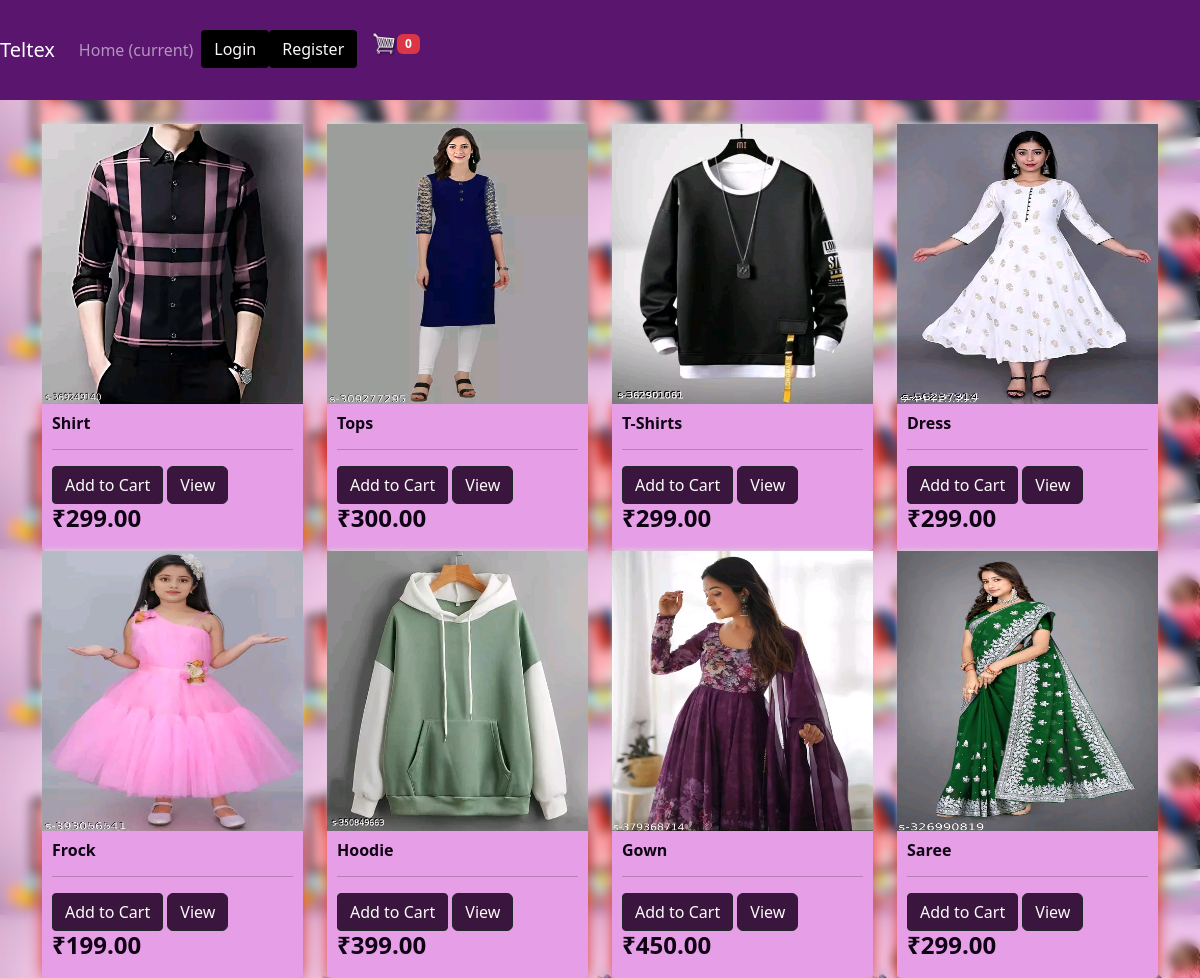
The page / on the database its author committed.
### Store/models.py (models this page shows, shortened)
class Product(models.Model):
    name =models.CharField(max_length=200)
    price = models.DecimalField(max_digits=7, decimal_places=2)
    digital = models.BooleanField(default=False, null=True, blank=False)
    image = models.ImageField(null=True, blank=True)
    @property
    def imageURL(self):
        try:
            url = self.image.url
        except:
            url = ''
        return url

### Store/views.py (the view)
# urls.py: path('',views.store, name = "store"),
def store(request):
    data = cartData(request)
    cartItems = data['cartItems']
    products = Product.objects.all()
    context ={'products':products, 'cartItems':cartItems}
    return render(request, 'store/store.html',context)

### Store/utils.py (called while the page is built, shortened)
def cookieCart(request):
    try:
        cart = json.loads(request.COOKIES['cart'])
    except:
        cart = {}
    print('Cart:', cart)
    items = []
    order = {'get_total_price':0, 'get_total_quantity':0, 'shipping':False}
    cartItems = order['get_total_quantity']
    return{'cartItems':cartItems, 'order':order, 'items':items}

def cartData(request):
    if request.user.is_authenticated:
        customer = request.user.customer
        order, created = Order.objects.get_or_create(customer = customer, cart_complete = False)
        items = order.order_item_set.all()
        cartItems = order.get_total_quantity
    else:
        cookieData = cookieCart(request)
        cartItems = cookieData['cartItems']
        order = cookieData['order']
        items = cookieData['items']
    return{'cartItems':cartItems, 'order':order, 'items':items}

### Store/templates/store/store.html
{% extends 'store/main.html' %}
{% load static %}
{% block content %}
    <div class="row">
        {% for product in products %}
        <div class="col-lg-3">
            <img class="thumbnail" src="{{product.imageURL}}" style="height: 280px;">
            <div class="box-element product">
                <h6><strong>{{product.name}}</strong></h6>
                <hr>
                <button data-product = {{product.id}} data-action="add" class="btn btn-outline-dark add-btn update-cart" style="background-color: rgb(58, 21, 61); color: #fcfcfc; border-radius: 4px;">Add to Cart</button>
		        <a class="btn btn-outline-dark" href="#" style="background-color: rgb(58, 21, 61); color: #fcfafa; border-radius: 6px;">View</a>
		        <h4 style="display: inline-block; float: inherit;"><strong>₹{{product.price|floatformat:2}}</strong></h4>
            </div>
        </div>
        {% endfor %}
    </div>
{% endblock content %}

### Store/templates/store/main.html (shortened to what this page needs)
<!DOCTYPE html>
{% load static %}
<html lang="en">
<head>
    <link href="https://cdn.jsdelivr.net/npm/bootstrap@5.3.2/dist/css/bootstrap.min.css" rel="stylesheet">
    <link rel="stylesheet" type="text/css" href="{% static 'css/main.css' %}">
</head>
<body id="bg" style="background-image: url('static/images/home.jpg');">
    <nav class="navbar navbar-expand-lg navbar-dark bg-dark">
        <a class="navbar-brand" href="{% url 'store' %}">Teltex</a>
        <div class="collapse navbar-collapse" id="navbarSupportedContent">
          <ul class="navbar-nav mr-auto">
            <li class="nav-item active">
              <a class="nav-link" href="{% url 'store' %}">Home <span class="sr-only">(current)</span></a>
            </li>
            {% if request.user.is_authenticated %}
            <li class="nav-item ">
              <a  class="btn" href="{% url 'logout' %}" style="color: #fcf7f7; ">Logout</a>
              </li>
              {% else %}
            <li class="nav-item">
              <a  class="btn" href="{% url 'login' %}" style="color: #fcf7f7;">Login</a>
              </li>
            <li class="nav-item">
              <a class="btn" href="{% url 'register' %}" style="color: #fcf7f7;">Register</a>
              </li>
              {% endif %}
              <li class="nav-item" ><a href="{% url 'cart' %}"> <img id="cart-icon" src="{% static 'images/cart.png' %}"><span class="badge bg-danger">{{cartItems}}</span> </a></a></li>
          </ul>
      </nav>
      <div class="container">
        <br>
        {% block content %}
        {% endblock content %}
      </div>
</body>
</html>

### static/css/main.css (style rules this page uses)
body { background-color: hsl(283, 69%, 87%) }
h1,h2,h3,h4,h5,h6 { color:hsl(278, 89%, 4%); }
.box-element { box-shadow:hsl(0, 72%, 55%) 0 0 16px; background-color: #e69ee6; border-radius: 4px; padding: 10px; }
.thumbnail { width: 100%; height: 200px; -webkit-box-shadow: -1px -3px 5px -2px rgb(10, 10, 10); -moz-box-shadow: -1px -3px 5px -2px rgb(216, 28, 28); box-shadow: -1px -3px 5px -2px rgba(214,214,214,1); }
.product { border-radius: 0 0 4px 4px; }
.bg-dark { background-color: #5a156e!important; }
#cart-icon { width:25px; display: inline-block; margin-left: 15px; }
.btn { border-radius: 0; background-color: black; border-radius: 4px; }
.navbar { height: 100px !important; }
#bg { backdrop-filter: blur(6px); -webkit-backdrop-filter: blur(5px); }

### Store/templates/store/main.html (style rules this page uses)
#bg { backdrop-filter: blur(6px); -webkit-backdrop-filter: blur(5px); }
.navbar { height: 100px !important; }

### rows shown on the page
Product: imageURL (picture), name "Shirt", price "299.00"
Product: imageURL (picture), name "Tops", price "300.00"
Product: imageURL (picture), name "T-Shirts", price "299.00"
Product: imageURL (picture), name "Dress", price "299.00"
Product: imageURL (picture), name "Frock", price "199.00"
Product: imageURL (picture), name "Hoodie", price "399.00"
Product: imageURL (picture), name "Gown", price "450.00"
Product: imageURL (picture), name "Saree", price "299.00"

### other values the page prints
{{ cartItems }} "0"
